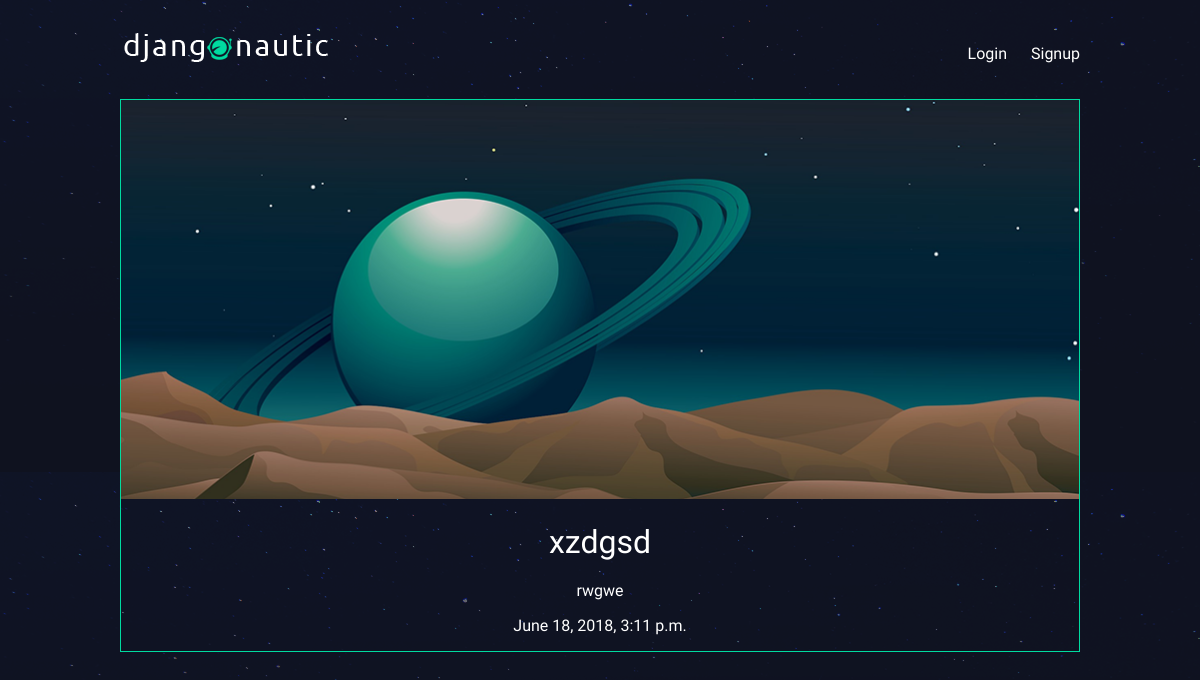
Page /articles/xzdgsd on the committed database.
### articles/models.py (models this page shows, shortened)
class Article(models.Model):
    title = models.CharField(max_length=100)
    feel = models.IntegerField(choices=FEEL_CHOICE, default=1)
    slug = models.SlugField()
    body = models.TextField()
    date = models.DateTimeField(auto_now_add=True)
    thumb = models.ImageField(default='default.png', blank=True)
    author = models.ForeignKey(User, default=None, on_delete= models.CASCADE)

### articles/views.py (the view)
# urls.py: path('<slug>', views.article_detail, name="detail"),
def article_detail(request, slug):
    article = Article.objects.get(slug=slug)
    return render(request, 'articles/article_detail.htm', {'article': article})

### articles/templates/articles/article_detail.htm
{% extends 'base_layout.htm' %}
{% block content %}
<div class="article-detail">
  <div class="article">
    <img src="{{ article.thumb.url }}">
    <h2>{{article.title}}</h2>
    <p>{{article.body}}</p>
    <p>{{article.date}}</p>
  </div>
</div>
{% endblock%}

### assets/style.css (style rules this page uses)
body { background-color: #0f121f; background-image: url(stars.png); background-repeat-y: no-repeat; color: #fff; }
body * { font-family: Ubuntu; }
h1, h2, h3, h4, h5 { font-weight: normal; margin: 0; }
.article { padding: 10px; border: 1px solid #00dba0; position: relative; padding-bottom: 40px; }
.article h2 { font-size: 1.2em; }
.article-detail .article { padding: 0; }
.article-detail .article img { max-width: 100%; }
.article-detail .article h2 { text-align: center; margin: 20px auto; font-size: 2em; }
.article-detail .article p { text-align: center; }

### rows in the picture
Article: thumb (placeholder picture), title "xzdgsd", body "rwgwe", date "June 18, 2018, 3:11 p.m."
